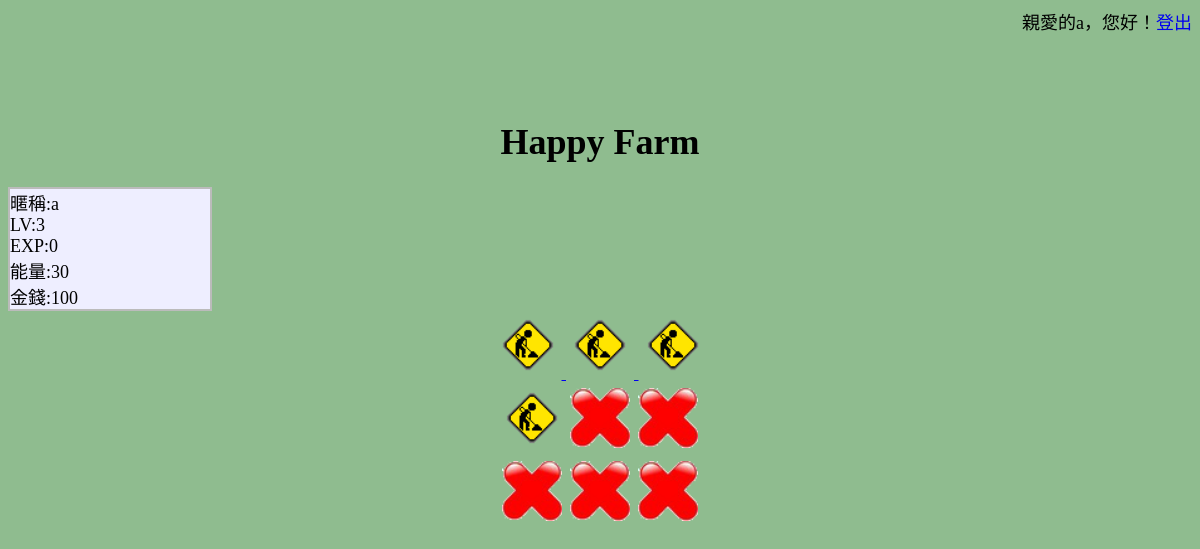
The page /1.php (signed in) on the database as committed earlier.
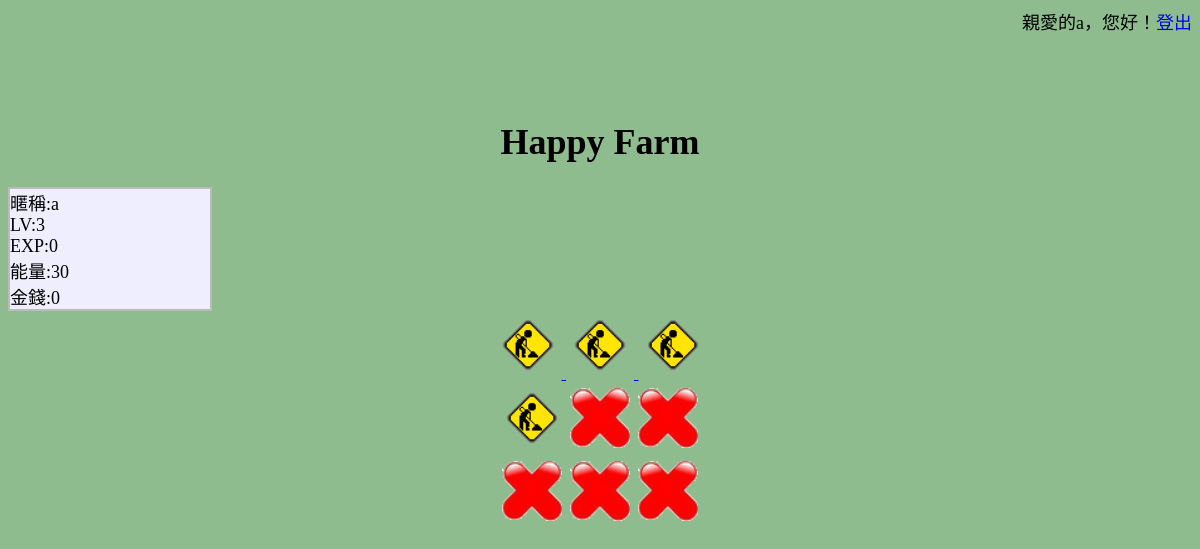
The same page on the database as committed later.
### tables this page shows
CREATE TABLE IF NOT EXISTS `player` (
  `pID` int(11) NOT NULL,
  `pname` varchar(11) NOT NULL,
  `account` varchar(20) NOT NULL,
  `password` varchar(20) NOT NULL,
  `level` int(11) NOT NULL DEFAULT '1',
  `exp` int(11) NOT NULL DEFAULT '0',
  `energy` int(11) NOT NULL DEFAULT '30',
  `money` int(11) NOT NULL DEFAULT '100',
  `logintime` int(40) NOT NULL
);

### 1.php (the view, shortened to what this page needs)
<?php
    include"isset.php";
    $id=$_SESSION['uID'];
?>
<!DOCTYPE html>
<html lang="en">
<head>
</head>
<body>
<?php
    echo"<div id=\"top\">";
    echo"親愛的".$id."，您好！<a href=\"logout.php\" STYLE=\"text-decoration:none\">登出</a>";
    echo"</div>";
    echo"</br></br></br><h1 style=\"text-align:center;\">Happy Farm</h1>";
    $sql1 = "select  * from player  where pname='$id'";
    $results=mysqli_query($conn,$sql1);
    if($rows=mysqli_fetch_array($results)){
        echo"<div id=\"column\">",
            "暱稱:".$rows["pname"]."</br>",
            "LV:".$rows["level"]."</br>",
            "EXP:".$rows["exp"]."</br>",
            "能量:".$rows["energy"]."</br>",
            "金錢:".$rows["money"]."</br></div>";
    }
?>
<div id="rr" align="center">
<?php
$sql1 = "select * from player  where pname='$id'";
$results2=mysqli_query($conn,$sql1);
if ($rs=mysqli_fetch_array($results2)) {
    if($rs['level']==1){
        $farm=2;
        for($i=1;$i<=$farm;$i++){
            if($i%3==0){
                echo"<label>",
                    "<input name=\"farm\" value=\"$i\" type=\"radio\"></input>",
                    "<img src=\"img/1.jpg\" id=\"b\" ></label></br>";
            }
            else{
                echo"<label>",
                    "<input name=\"farm\" value=\"$i\" type=\"radio\"></input>",
                    "<img src=\"img/1.jpg\" id=\"b\" ></label>";
            }
        }
        for($i=1;$i<=9-$farm;$i++){
            if(($i+($farm%3))%3==0){
                echo"<img src=\"img/2.png\"></br>";
            }
            else{
                echo"<img src=\"img/2.png\">";
            }
        }
    }
    else{
        $sql2 = "select  count(farmID) from farmplayer  where pname='$id'";
        $results3=mysqli_query($conn,$sql2);
        if ($rs1=mysqli_fetch_array($results3)) {
            $farm=$rs1['count(farmID)'];
            $nextfarm=$farm+1;
            $sql3 = "select count(needlevel) from player , farm where pname='$id' and level>=needlevel ";
            $results5=mysqli_query($conn,$sql3);
            $rs2=mysqli_fetch_array($results5);
                $buyfarm=$rs2['count(needlevel)'];
                $buyfarm=$buyfarm-$farm;
                for($i=1;$i<=$buyfarm;$i++){
                    if(($i+($farm%3))%3==0){
                        echo"<a href='buy.php?nextfarm=".$nextfarm."' OnClick=\"return confirm('確定要購買嗎？')\";>
                            <img src=\"img/3.gif\"></a></br>";
                    }
                    else{
                        echo"<a href='buy.php?nextfarm=".$nextfarm."' OnClick=\"return confirm('確定要購買嗎？')\";>
                            <img src=\"img/3.gif\"></a>";
                    }
                }
            for($i=1;$i<=9-($farm+$buyfarm);$i++){
                if(($i+(($buyfarm+$farm)%3))%3==0){
                    echo"<img src=\"img/2.png\"></br>";
                }
                else{
                    echo"<img src=\"img/2.png\">";
                }
            }
        }
    }
}
?>
</div>
</body>
</html>

### 1.php (style rules this page uses)
body { background-color:#8FBC8F; font-size:18px; }
#top { text-align:right; }
img { width:60px; height:60px; margin:4px; }
#column { background-color:#EEEEFF; display:block; width:200px; border:2px solid #BBBBBB; }

Rows that differ between the two databases and show on the page:
changed player: money "100" → "0"
